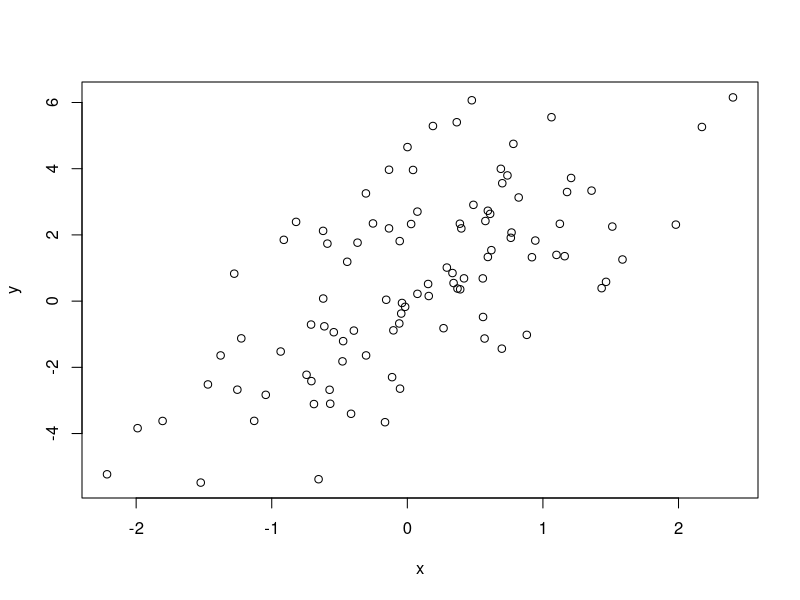
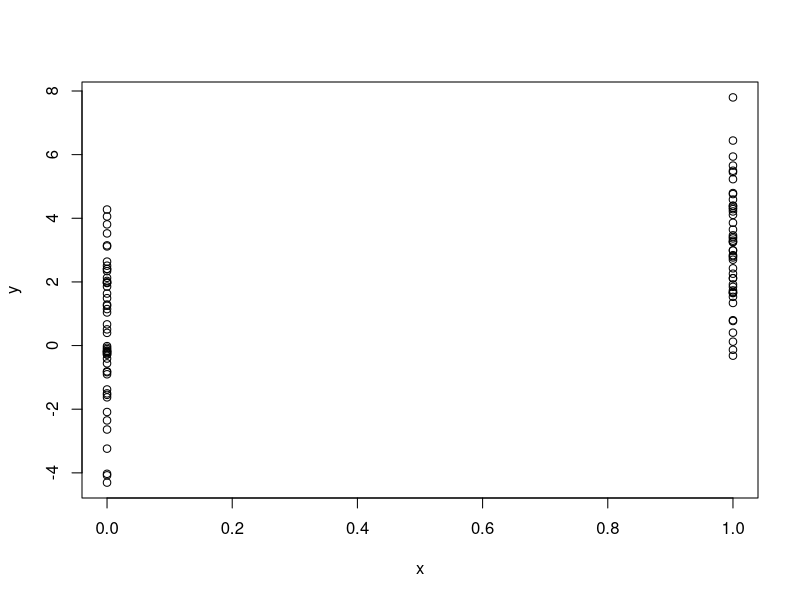
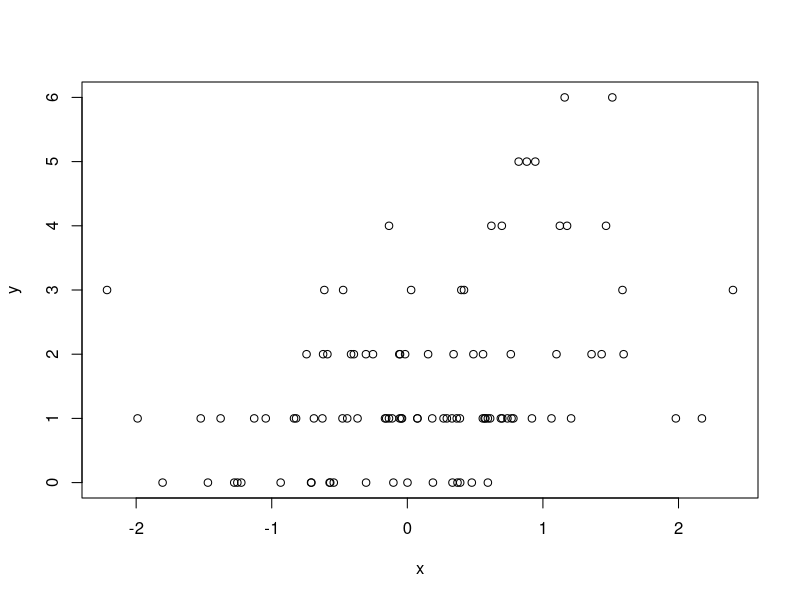

These charts were generated, in order, by the following R code:

#SET.SEED(N)    it will save the state of random number and
set.seed(1)     #same set of numbers will be reproduced again 
rnorm(5)



##GENERATE RANDOM NUMBERS FROM A LINEAR MODEL

#y=B0+B1*x+e
#B0=0.5, B1=2
#e=(0,2), x=(0,1)

#1
x <- rnorm(100)
e <- rnorm(100,0,2)

y <- 0.5+2*x+e

summary(y)
plot(x,y)


#2    WHEN X IS BINARY
x <- rbinom(100,1,0.5)
e <- rnorm(100,0,2)

y <- 0.5+2*x+e

summary(y)
plot(x,y)


#3    GENERATE RANDOM NUMBERS FROM A GENERALIZED LINEAR MODEL

##Y ~ Poisson(mu)
##log mu = B0 + B1x
##B0 = 0.5  B1 = 0.3

set.seed(1)
x <- rnorm(100)
log.mu <- 0.5 + 0.3 * x

y <- rpois(100,exp(log.mu))
summary(y)

plot(x,y)



#SAMPLE

sample(1:10,4)

sample(1:10)

sample(1:10,4,replace = TRUE)   #DUPLICATES ALLOWED

sample(2,4,replace=TRUE,prob=c(0.5,0.9))
